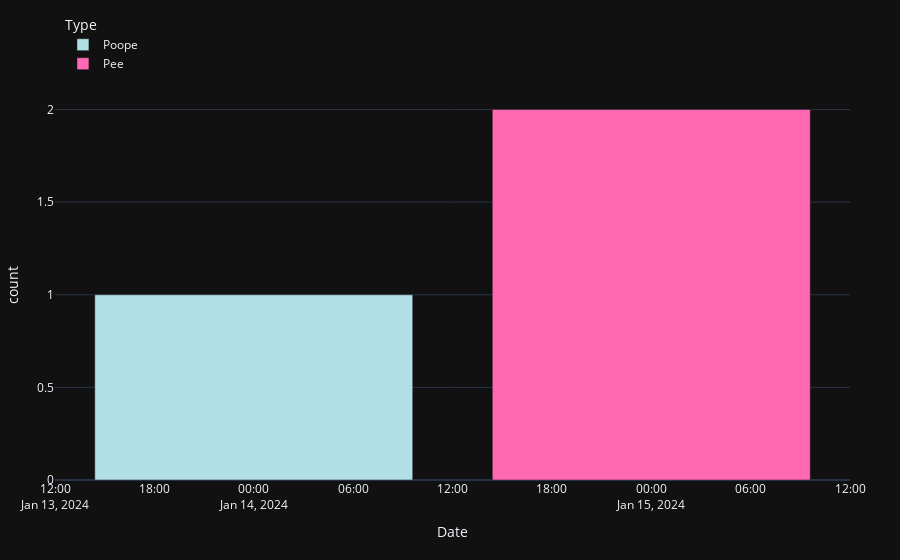

The notebook cell this image was saved under:
### Code cell
df_gb = df.groupby(pd.Grouper(key='Date', freq='D'))['Type'].value_counts().reset_index()
fig2 = px.bar(data_frame=df_gb, y='count', x='Date', color='Type')
fig2.update_layout(legend=dict(yanchor="top", y=1.2, xanchor="left", x=0.01))
fig2.update_layout(margin=dict(l=50, r=50))
fig2.update_yaxes(nticks=5)
for i, color in enumerate(colors):
    fig2.data[i].marker.color = color
fig2.show()

### Figure 1 — Plotly figure (JSON) as saved in the notebook; plotly's stock layout.template omitted (floating-point values rounded to 4 significant figures)
{"data": [{"alignmentgroup": "True", "hovertemplate": "Type=Poope<br>Date=%{x}<br>count=%{y}<extra></extra>", "legendgroup": "Poope", "marker": {"color": "#B0E0E6", "pattern": {"shape": ""}}, "name": "Poope", "offsetgroup": "Poope", "orientation": "v", "showlegend": true, "textposition": "auto", "x": ["2024-01-14T00:00:00"], "xaxis": "x", "y": [1], "yaxis": "y", "type": "bar"}, {"alignmentgroup": "True", "hovertemplate": "Type=Pee<br>Date=%{x}<br>count=%{y}<extra></extra>", "legendgroup": "Pee", "marker": {"color": "#FF69B4", "pattern": {"shape": ""}}, "name": "Pee", "offsetgroup": "Pee", "orientation": "v", "showlegend": true, "textposition": "auto", "x": ["2024-01-15T00:00:00"], "xaxis": "x", "y": [2], "yaxis": "y", "type": "bar"}], "layout": {"xaxis": {"anchor": "y", "domain": [0.0, 1.0], "title": {"text": "Date"}}, "yaxis": {"anchor": "x", "domain": [0.0, 1.0], "title": {"text": "count"}, "nticks": 5}, "legend": {"title": {"text": "Type"}, "tracegroupgap": 0, "yanchor": "top", "y": 1.2, "xanchor": "left", "x": 0.01}, "margin": {"t": 60, "l": 50, "r": 50}, "barmode": "relative"}}
